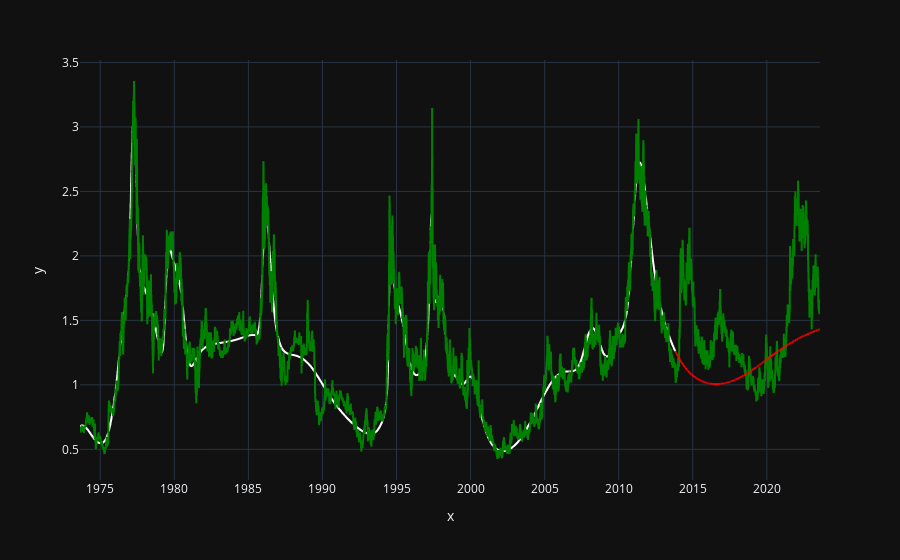

Here is the notebook cell this chart was saved with:
### Code cell
predict = px.line(x=df.loc[x.flatten()]['date'], y=model0.predict(x).flatten()).update_traces(line=dict(color='white'))
forecast = px.line(x=df.loc[x_dev.flatten()]['date'], y=model0.predict(x_dev).flatten()).update_traces(
    line=dict(color='red'))
data = px.line(x=df['date'], y=df[' value']).update_traces(line=dict(color='green'))
combined_fig = predict.add_traces(data.data)
combined_fig = combined_fig.add_traces(forecast.data)

# Display the combined plot
combined_fig.show()

### Figure 1 — Plotly figure (JSON) as saved in the notebook; plotly's stock layout.template omitted (floating-point values rounded to 4 significant figures; data arrays with more than 128 entries replaced by an {"elided": "..."} marker saying what was removed)
{"data": [{"hovertemplate": "x=%{x}<br>y=%{y}<extra></extra>", "legendgroup": "", "line": {"color": "white", "dash": "solid"}, "marker": {"symbol": "circle"}, "mode": "lines", "name": "", "showlegend": false, "x": {"elided": "10050 str values"}, "xaxis": "x", "y": {"elided": "10050 float values"}, "yaxis": "y", "type": "scattergl"}, {"hovertemplate": "x=%{x}<br>y=%{y}<extra></extra>", "legendgroup": "", "line": {"color": "green", "dash": "solid"}, "marker": {"symbol": "circle"}, "mode": "lines", "name": "", "showlegend": false, "x": {"elided": "12563 str values"}, "xaxis": "x", "y": {"elided": "12563 float values"}, "yaxis": "y", "type": "scattergl"}, {"hovertemplate": "x=%{x}<br>y=%{y}<extra></extra>", "legendgroup": "", "line": {"color": "red", "dash": "solid"}, "marker": {"symbol": "circle"}, "mode": "lines", "name": "", "showlegend": false, "x": {"elided": "2513 str values"}, "xaxis": "x", "y": {"elided": "2513 float values"}, "yaxis": "y", "type": "scattergl"}], "layout": {"xaxis": {"anchor": "y", "domain": [0.0, 1.0], "title": {"text": "x"}}, "yaxis": {"anchor": "x", "domain": [0.0, 1.0], "title": {"text": "y"}}, "legend": {"tracegroupgap": 0}, "margin": {"t": 60}}}
